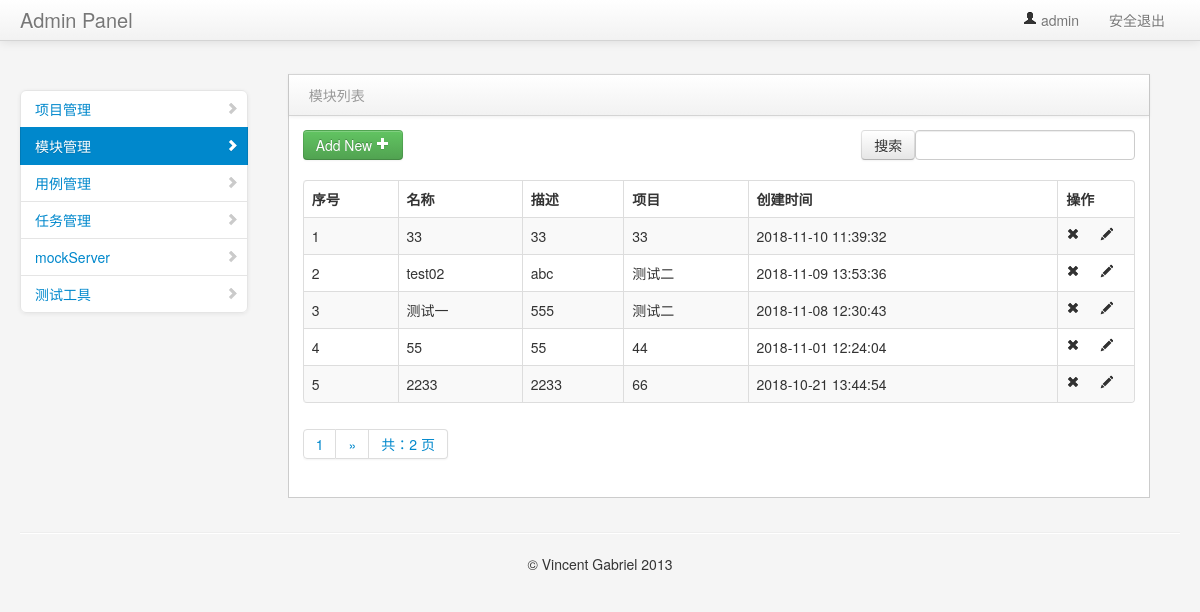
The page /manage/module_manage/ (signed in) on the database its author committed.
### project_app/models.py (models this page shows, shortened)
class Model(models.Model):
    project = models.ForeignKey(Project,on_delete=models.CASCADE,verbose_name="所属项目")
    name = models.CharField("名称",max_length=100,blank=False,default="")
    describe = models.TextField("描述", default="")
    create_time = models.DateTimeField("创建时间", auto_now=True)

class Project(models.Model):
    title = models.CharField(max_length=50)
    describe = models.TextField("描述",default="")
    status = models.BooleanField("状态",default=True)
    create_time = models.DateTimeField("创建时间",auto_now=True)
    def __str__(self):
        return self.title

### project_app/views/module_views.py (the view)
# urls.py: path("module_manage/", module_views.module_manage),
@login_required #判断用户是否登录
def module_manage(request):
    module_data = Model.objects.all().order_by("-create_time")
    contacts = page(request,module_data)
    username = request.session.get('user1', '')  # 读取浏览器 session
    return render(request, "module_manage.html", {"contacts":contacts,"type":"list","username":username})

### common/page_help.py (called while the page is built)
def page(request,obj,count=5):
    paginator = Paginator(obj, count)
    page = request.GET.get("page")
    try:
        contacts = paginator.get_page(page)
    except EmptyPage:
        contacts = paginator.page(1)
    except PageNotAnInteger:
        contacts = paginator.page(paginator.num_pages)
    return contacts

### templates/module_manage.html (shortened to what this page needs)
{% extends "common/nav.html" %}
{% block context %}
<div class="span3" id="sidebar">
    <ul class="nav nav-list bs-docs-sidenav nav-collapse collapse">
        <li>
            <a href="/manage/project_manage/"><i class="icon-chevron-right"></i>项目管理</a>
        </li>
        <li class="active">
            <a href="/manage/module_manage/"><i class="icon-chevron-right"></i>模块管理</a>
        </li>
        <li>
            <a href="/interface/case_manage/"><i class="icon-chevron-right"></i>用例管理</a>
        </li>
        <li>
            <a href="/interface/task_manage/"><i class="icon-chevron-right"></i>任务管理</a>
        </li>
        <li>
            <a href="interface.html"><i class="icon-chevron-right"></i>mockServer</a>
        </li>
        <li>
            <a href="interface.html"><i class="icon-chevron-right"></i>测试工具</a>
        </li>
    </ul>
</div>
<div class="span9" id="content">
    <div class="row-fluid">
{% if type == 'list'%}
     <div class="block">
        <div class="navbar navbar-inner block-header">
            <div class="muted pull-left">模块列表</div>
        </div>
        <div class="block-content collapse in">
            <div class="span12">
               <div class="table-toolbar">
                  <div class="btn-group">
                     <a href="/manage/add_module/"><button class="btn btn-success">Add New <i class="icon-plus icon-white"></i></button></a>
                  </div>
                  <div class="btn-group pull-right">
                     <div class="dataTables_filter" id="example_filter">
                         <form method="get" action="/manage/search_module/">
                          <input class="btn" type="submit" value="搜索">
                          <label><input type="text" aria-controls="example" id="search_module" name="search_module"></label>
                         </form>
                    </div>
                  </div>
               </div>
                <table cellpadding="0" cellspacing="0" border="0" class="table table-striped table-bordered" id="example2">
                    <thead>
                        <tr>
                            <th>序号</th>
                            <th>名称</th>
                            <th>描述</th>
                            <th>项目</th>
                            <th>创建时间</th>
                            <th>操作</th>
                        </tr>
                    </thead>
                    <tbody>
                    {% for data in contacts %}
                        <tr class="gradeU">
                            <td>{{forloop.counter }}</td>
                            <td>{{data.name}}</td>
                            <td class="center">{{data.describe}}</td>
                            <td>{{data.project}}</td>
                            <td class="center">{{ data.create_time | date:"Y-m-d H:i:s" }}</td>
                            <td class="center" style="width: 60px;">
                                <a onclick="del_id('{{ data.id }}')"><i class="icon-remove"></i></a>
                                <a href="/manage/edit_module/{{ data.id }}/"><i class="icon-pencil"></i></a>
                            </td>
                        </tr>
                    {% endfor %}
                    </tbody>
                </table>
            </div>
          <div class="pagination">
            <span class="step-links">
              <ul class="pagination">
                 <li><a href="#">{{ contacts.number }}</a></li>
                {% if contacts.has_next %}
                  {% if phone %}
                    <li><a href="?search_module={{ search_module }}&page={{ contacts.next_page_number }}">&raquo;</a></li>
                  {% else %}
                   <li><a href="?search_module={{ search_module }}&page={{ contacts.next_page_number }}">&raquo;</a></li>
                  {% endif %}
                {% endif %}
                <li><a href="#">共：{{ contacts.paginator.num_pages }} 页</a></li>
              </ul>
            </span>
          </div>
        </div>
     </div>
    </div>
</div>
 {% endif %}
    {% endblock context %}

### templates/common/nav.html (shortened to what this page needs)
<!DOCTYPE html>
<html>
    <head>
        <link href="/static/bootstrap/css/bootstrap.min.css" rel="stylesheet" media="screen">
        <link href="/static/bootstrap/css/bootstrap-responsive.min.css" rel="stylesheet" media="screen">
        <link href="/static/assets/css/styles.css" rel="stylesheet" media="screen">
        <link href="/static/assets/css/DT_bootstrap.css" rel="stylesheet" media="screen">
    </head>
    <body>
        <div class="navbar navbar-fixed-top">
            <div class="navbar-inner">
                <div class="container-fluid">
                    <a class="brand" href="#">Admin Panel</a>
                    <div class="nav-collapse collapse">
                        <ul class="nav pull-right">
                            <li class="dropdown">
                                <a href="#" role="button" class="dropdown-toggle" data-toggle="dropdown">
                                    <i class="icon-user"></i> {{user}}
                                </a>
                            </li>
                            <li>
                                <a tabindex="-1" href="/user/logout/">安全退出</a>
                            </li>
                        </ul>
                    </div>
                </div>
            </div>
        </div>
        <div class="container-fluid">
            <div class="row-fluid">
                 {% block context %}
                 {% endblock context %}
            </div>
            <hr>
            <footer>
                <p style="text-align: center">&copy; Vincent Gabriel 2013</p>
            </footer>
        </div>
    </body>
</html>

### static/assets/css/styles.css (style rules this page uses)
body { padding-top: 0; padding-bottom: 40px; background-color: #f5f5f5; }
@media (min-width: 979px) { body { padding-top: 60px; } }
#content { margin-left:0px; }
.block { border: 1px solid #ccc; background: white; margin: 1em 0em; border-top: none; }
.block-content { margin: 1em; min-height: .25em; }
.block-header { margin-bottom: 0px; border-right: none; border-left: none; -webkit-border-radius: 0px; -moz-border-radius: 0px; border-radius: 0px; }
.block-header div { padding-top: 10px; }
.bs-docs-sidenav { max-width: 228px; margin: 30px 0 0; padding: 0; background-color: #fff; -webkit-border-radius: 6px; -moz-border-radius: 6px; border-radius: 6px; -webkit-box-shadow: 0 1px 4px rgba(0,0,0,.065); -moz-box-shadow: 0 1px 4px rgba(0,0,0,.065); box-shadow: 0 1px 4px rgba(0,0,0,.065); }
.bs-docs-sidenav > li > a { display: block; width: 190px \9; margin: 0 0 -1px; padding: 8px 14px; border: 1px solid #e5e5e5; }
.bs-docs-sidenav > li:first-child > a { -webkit-border-radius: 6px 6px 0 0; -moz-border-radius: 6px 6px 0 0; border-radius: 6px 6px 0 0; }
.bs-docs-sidenav > li:last-child > a { -webkit-border-radius: 0 0 6px 6px; -moz-border-radius: 0 0 6px 6px; border-radius: 0 0 6px 6px; }
.bs-docs-sidenav > .active > a { position: relative; z-index: 2; padding: 9px 15px; border: 0; text-shadow: 0 1px 0 rgba(0,0,0,.15); -webkit-box-shadow: inset 1px 0 0 rgba(0,0,0,.1), inset -1px 0 0 rgba(0,0,0,.1); -moz-box-shadow: inset 1px 0 0 rgba(0,0,0,.1), inset -1px 0 0 rgba(0,0,0,.1); box-shadow: inset 1px 0 0 rgba(0,0,0,.1), inset -1px 0 0 rgba(0,0,0,.1); }
.bs-docs-sidenav .icon-chevron-right { float: right; margin-top: 2px; margin-right: -6px; opacity: .25; }
.bs-docs-sidenav .active .icon-chevron-right, .bs-docs-sidenav .active a:hover .icon-chevron-right { opacity: 1; }

### rows shown on the page
Model: name "33", describe "33", project "33", create_time "2018-11-10 11:39:32"
Model: name "test02", describe "abc", project "测试二", create_time "2018-11-09 13:53:36"
Model: name "测试一", describe "555", project "测试二", create_time "2018-11-08 12:30:43"
Model: name "55", describe "55", project "44", create_time "2018-11-01 12:24:04"
Model: name "2233", describe "2233", project "66", create_time "2018-10-21 13:44:54"

### other values the page prints
{{ user }} "admin"
{{ contacts.number }} "1"
{{ contacts.paginator.num_pages }} "2"
